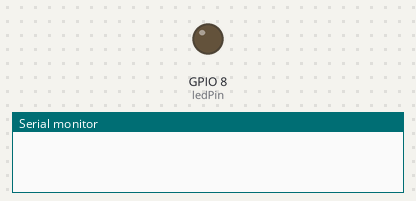
A sketch run on a simulated ESP32-C3. Shown: output pins drawn as LEDs (lit = HIGH), the last lines printed to the serial monitor. WiFi joins after 1.5 s; servers stay silent unless stated; not simulated (calls return 0 or success): ../../AutoExhaust/secrets.h.

Above: at 0.0 s.
At 1.6 s:
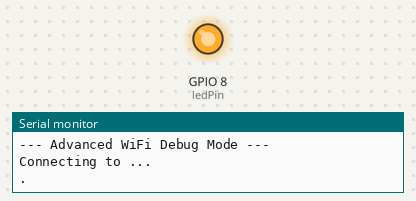
Timing chart, 0 to 3.5 s (numbered marks = the images above):
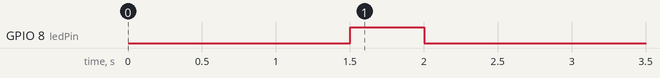

The sketch:

wifi_debug.ino
```cpp
#include "../../AutoExhaust/secrets.h"
#include "esp_wifi.h"
#include <ArduinoOTA.h>
#include <WiFi.h>


const char *target_ssid = SECRET_SSID;
const char *target_password = SECRET_PASS;

const int ledPin = 8;

void onWiFiEvent(WiFiEvent_t event, WiFiEventInfo_t info) {
  switch (event) {
  case ARDUINO_EVENT_WIFI_STA_START:
    Serial.println("WiFi client started");
    break;
  case ARDUINO_EVENT_WIFI_STA_CONNECTED:
    Serial.println("Connected to AP");
    break;
  case ARDUINO_EVENT_WIFI_STA_GOT_IP:
    Serial.print("IPv4: ");
    Serial.println(WiFi.localIP());
    break;
  case ARDUINO_EVENT_WIFI_STA_DISCONNECTED:
    Serial.print("Disconnected. Reason: ");
    Serial.println(info.wifi_sta_disconnected.reason); // 이 번호가 핵심입니다!
    break;
  }
}

void setup() {
  Serial.begin(115200);
  pinMode(ledPin, OUTPUT);
  delay(1000);

  Serial.println("\n--- Advanced WiFi Debug Mode ---");

  // 1. 이벤트 리스너 등록 (원인 파악용)
  WiFi.onEvent(onWiFiEvent);

  // 2. 강제 802.11b 모드 (전력을 가장 적게 쓰고 호환성이 가장 높음)
  // ESP32-C3에서 전원 불안정 시 가장 효과적인 방법입니다.
  WiFi.mode(WIFI_STA);
  esp_wifi_set_protocol(WIFI_IF_STA, WIFI_PROTOCOL_11B | WIFI_PROTOCOL_11G |
                                         WIFI_PROTOCOL_11N);

  // 3. 전력 관리 강제 해제
  WiFi.setSleep(false);

  Serial.printf("Connecting to %s...\n", target_ssid);
  WiFi.begin(target_ssid, target_password);

  // 무한 루프 대신 상태 관찰
  unsigned long startAttemptTime = millis();
  while (WiFi.status() != WL_CONNECTED && millis() - startAttemptTime < 20000) {
    delay(500);
    Serial.print(".");
    digitalWrite(ledPin, !digitalRead(ledPin));
  }

  if (WiFi.status() == WL_CONNECTED) {
    digitalWrite(ledPin, LOW);
    Serial.println("\nCONNECTED!");
    ArduinoOTA.begin();
  } else {
    Serial.println("\nFAIL: Check Reason code above.");
  }
}

void loop() {
  if (WiFi.status() == WL_CONNECTED) {
    ArduinoOTA.handle();
  }
  // 깜빡임 로직 생략 (디버깅 집중)
}
```
